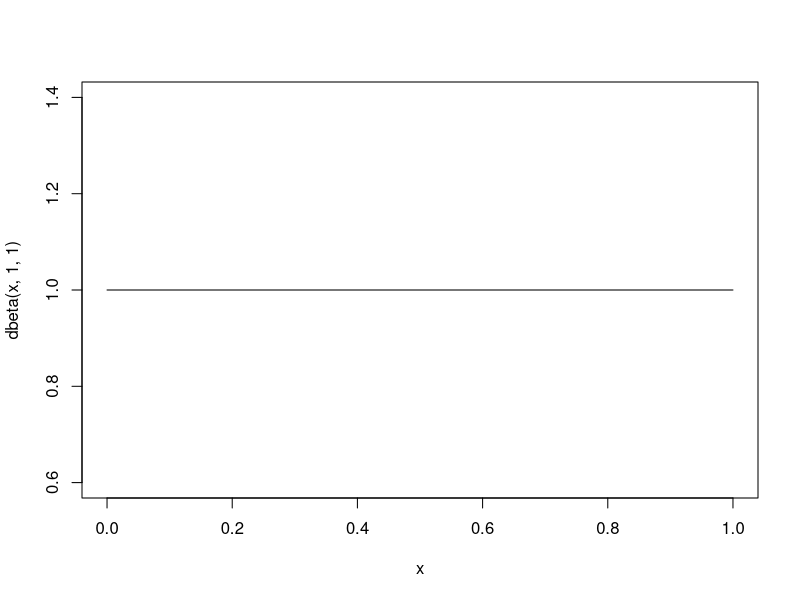
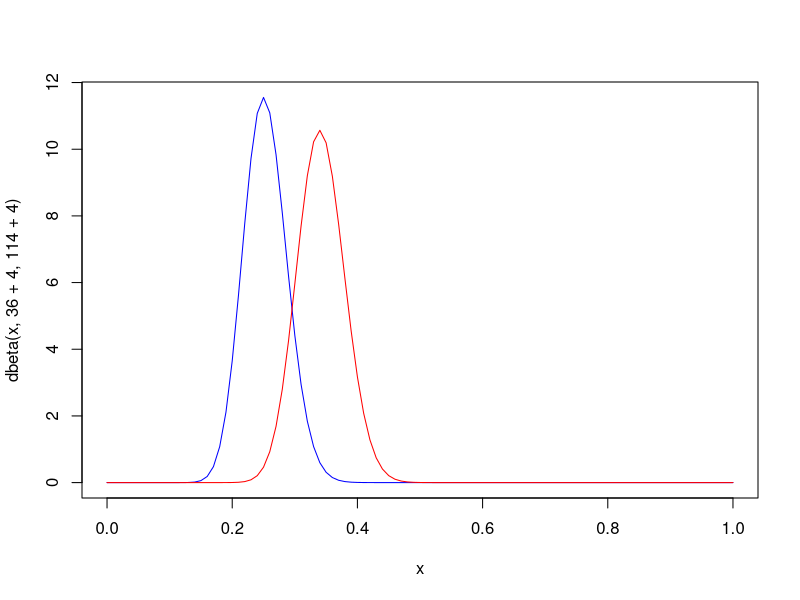
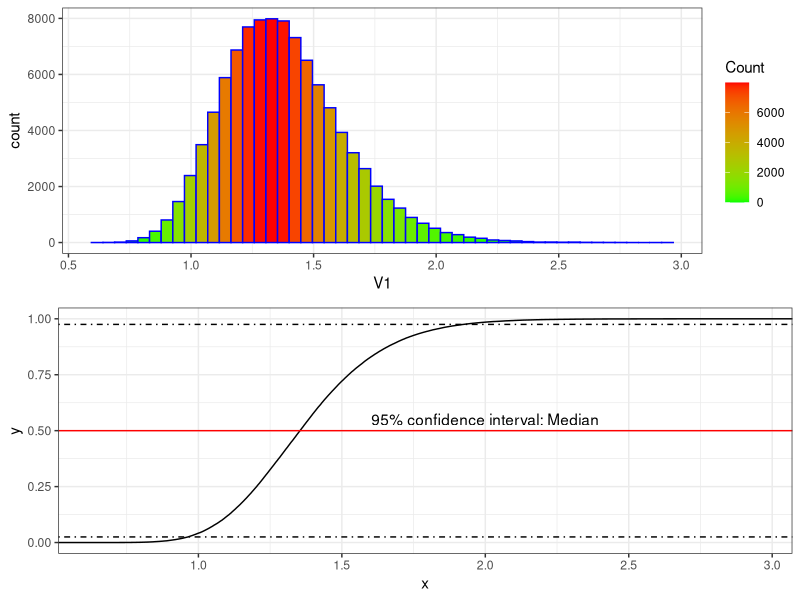

The R source for these figures, in order:

library(ggplot2)
library(grid)
library(gridExtra)

curve(dbeta(x, 1,1)) # these are our weak priors for the AB test.  We don't know or have any reason to believe A over B

curve(dbeta(x, 36+4, 114+4), col = "blue")
curve(dbeta(x, 50+4, 100+4), add = TRUE, col = "red")
 
n.trials <- 100000
prior.alpha <- 4
prior.beta <- 4

a.samples <- rbeta(n.trials,36+prior.alpha,114+prior.beta)
b.samples <- rbeta(n.trials,50+prior.alpha,100+prior.beta)
p.b_superior <- sum(b.samples > a.samples)/n.trials

# p.b_superior
# par(mfrow = c(2,1))
# hist(b.samples/a.samples, breaks = 40)
# lines(density(b.samples/a.samples), lwd = 2)
# plot(ecdf(b.samples/a.samples)) 

data <- as.data.frame(b.samples/a.samples)
names(data) <- "V1"

hist_plot <- ggplot(
  data = data, 
  aes(V1)
) + geom_histogram(
  col = "blue", 
  bins = 50,
  # alpha = .7, 
  aes(fill = ..count..)
  ) + 
  scale_fill_gradient(
    "Count", 
    low = "green", 
    high = "red"
  ) + theme_bw()

cdf_data <- data.frame(x = b.samples/a.samples)
cdf_plot <- ggplot(
  cdf_data, 
  aes(x)
) + stat_ecdf() + 
  geom_hline(yintercept = .50, col = "red") +
  geom_hline(yintercept = .975, linetype = "dotdash", col = "black") + 
  geom_hline(yintercept = .025, linetype = "dotdash", col = "black") + 
  annotate("text", x = 2.0, y =.55, label = "95% confidence interval: Median") + 
  theme_bw()
  

grid.arrange(hist_plot, cdf_plot)




#plot(ecdf(rbeta(1000, 1,1)))
